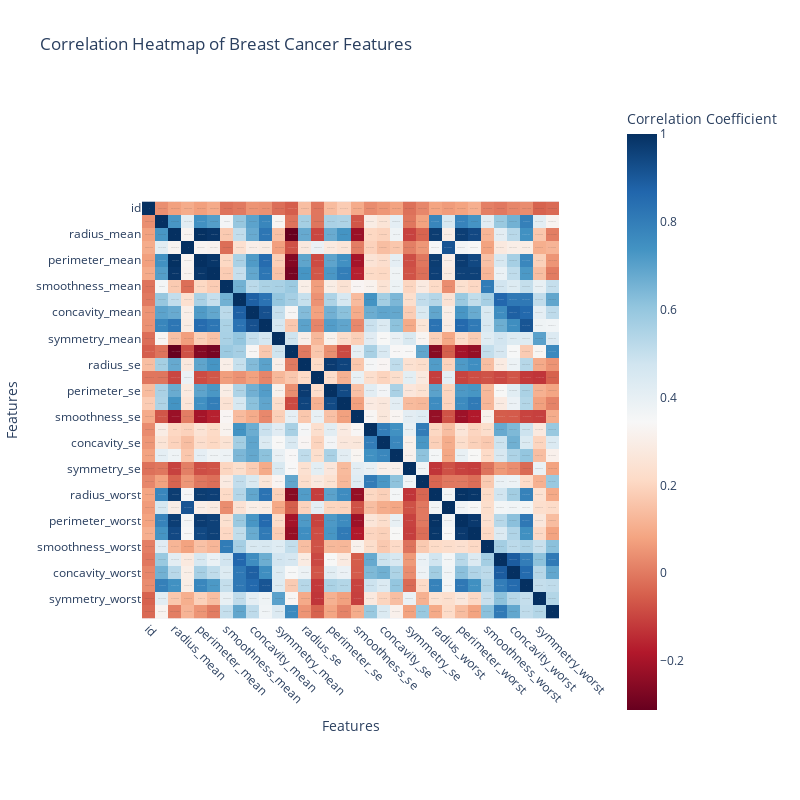

Notebook cell for this chart:
### Markdown cell above
The next thing we should probably have a look at is this:

### Code cell
import pandas as pd
import plotly.express as px

# Select only the numeric columns for correlation
numeric_cols = breastcancer.select_dtypes(include=['float64', 'int64']).columns

# Compute the correlation matrix
correlation_matrix = breastcancer[numeric_cols].corr()

# Create a heatmap using Plotly
fig = px.imshow(correlation_matrix,
                text_auto=True,
                color_continuous_scale='RdBu',
                title='Correlation Heatmap of Breast Cancer Features',
                labels=dict(x="Features", y="Features", color="Correlation Coefficient"))

# Update layout for better visualization
fig.update_layout(
    width=800,
    height=800,
    xaxis=dict(tickangle=45),  # Rotate x-axis labels for better readability
    yaxis=dict(tickangle=0)    # Set y-axis labels to horizontal
)

# Show the interactive heatmap
fig.show()

### Figure 1 — Plotly figure (JSON) as saved in the notebook; plotly's stock layout.template omitted (floating-point values rounded to 4 significant figures; data arrays with more than 128 entries replaced by an {"elided": "..."} marker saying what was removed)
{"data": [{"coloraxis": "coloraxis", "hovertemplate": "Features: %{x}<br>Features: %{y}<br>Correlation Coefficient: %{z}<extra></extra>", "name": "0", "texttemplate": "%{z}", "type": "heatmap", "x": ["id", "diagnosis", "radius_mean", "texture_mean", "perimeter_mean", "area_mean", "smoothness_mean", "compactness_mean", "concavity_mean", "concave points_mean", "symmetry_mean", "fractal_dimension_mean", "radius_se", "texture_se", "perimeter_se", "area_se", "smoothness_se", "compactness_se", "concavity_se", "concave points_se", "symmetry_se", "fractal_dimension_se", "radius_worst", "texture_worst", "perimeter_worst", "area_worst", "smoothness_worst", "compactness_worst", "concavity_worst", "concave points_worst", "symmetry_worst", "fractal_dimension_worst"], "xaxis": "x", "y": ["id", "diagnosis", "radius_mean", "texture_mean", "perimeter_mean", "area_mean", "smoothness_mean", "compactness_mean", "concavity_mean", "concave points_mean", "symmetry_mean", "fractal_dimension_mean", "radius_se", "texture_se", "perimeter_se", "area_se", "smoothness_se", "compactness_se", "concavity_se", "concave points_se", "symmetry_se", "fractal_dimension_se", "radius_worst", "texture_worst", "perimeter_worst", "area_worst", "smoothness_worst", "compactness_worst", "concavity_worst", "concave points_worst", "symmetry_worst", "fractal_dimension_worst"], "yaxis": "y", "z": {"elided": "32x32 float values"}}], "layout": {"coloraxis": {"colorbar": {"title": {"text": "Correlation Coefficient"}}, "colorscale": [[0, "rgb(103,0,31)"], [0.1, "rgb(178,24,43)"], [0.2, "rgb(214,96,77)"], [0.3, "rgb(244,165,130)"], [0.4, "rgb(253,219,199)"], [0.5, "rgb(247,247,247)"], [0.6, "rgb(209,229,240)"], [0.7, "rgb(146,197,222)"], [0.8, "rgb(67,147,195)"], [0.9, "rgb(33,102,172)"], [1, "rgb(5,48,97)"]]}, "height": 800, "title": {"text": "Correlation Heatmap of Breast Cancer Features"}, "width": 800, "xaxis": {"anchor": "y", "autorange": true, "constrain": "domain", "domain": [0, 1], "range": [-0.5, 31.5], "scaleanchor": "y", "tickangle": 45, "title": {"text": "Features"}, "type": "category"}, "yaxis": {"anchor": "x", "autorange": true, "constrain": "domain", "domain": [0.1637, 0.8363], "range": [31.5, -0.5], "tickangle": 0, "title": {"text": "Features"}, "type": "category"}}}
